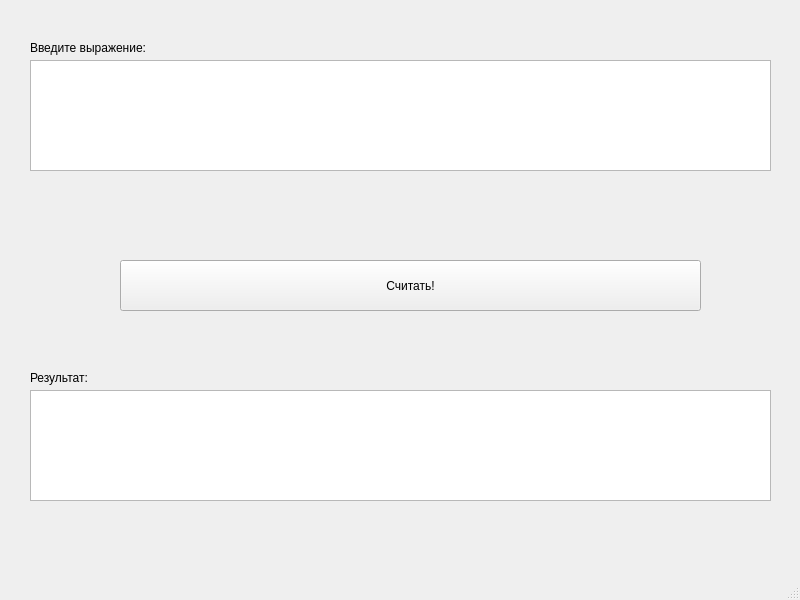
<?xml version="1.0" encoding="UTF-8"?>
<ui version="4.0">
 <class>MainWindow</class>
 <widget class="QMainWindow" name="MainWindow">
  <property name="geometry">
   <rect>
    <x>0</x>
    <y>0</y>
    <width>800</width>
    <height>600</height>
   </rect>
  </property>
  <property name="windowTitle">
   <string>MainWindow</string>
  </property>
  <widget class="QWidget" name="centralwidget">
   <widget class="QPushButton" name="pushButton">
    <property name="geometry">
     <rect>
      <x>120</x>
      <y>260</y>
      <width>581</width>
      <height>51</height>
     </rect>
    </property>
    <property name="text">
     <string>Считать!</string>
    </property>
   </widget>
   <widget class="QTextEdit" name="textEdit">
    <property name="geometry">
     <rect>
      <x>30</x>
      <y>60</y>
      <width>741</width>
      <height>111</height>
     </rect>
    </property>
   </widget>
   <widget class="QTextEdit" name="textEdit_2">
    <property name="geometry">
     <rect>
      <x>30</x>
      <y>390</y>
      <width>741</width>
      <height>111</height>
     </rect>
    </property>
   </widget>
   <widget class="QLabel" name="label">
    <property name="geometry">
     <rect>
      <x>30</x>
      <y>40</y>
      <width>281</width>
      <height>16</height>
     </rect>
    </property>
    <property name="text">
     <string>Введите выражение:</string>
    </property>
   </widget>
   <widget class="QLabel" name="label_2">
    <property name="geometry">
     <rect>
      <x>30</x>
      <y>370</y>
      <width>281</width>
      <height>16</height>
     </rect>
    </property>
    <property name="text">
     <string>Результат:</string>
    </property>
   </widget>
  </widget>
  <widget class="QStatusBar" name="statusbar"/>
 </widget>
 <resources/>
 <connections/>
</ui>
